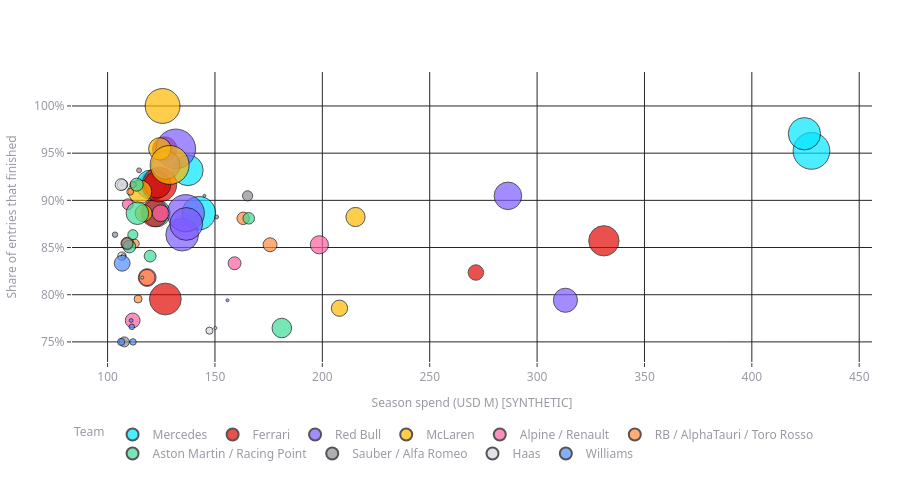

Notebook code cell kept with this figure:
### Markdown cell above
### Spend vs reliability

### Code cell
result = bivariate.spend_vs_reliability(ts)
result.fig.show()

### Figure 1 — Plotly figure (JSON) as saved in the notebook; plotly's stock layout.template omitted (floating-point values rounded to 4 significant figures)
{"data": [{"customdata": [["2019", 739.0, 739.0, "Mercedes"], ["2020", 573.0, 573.0, "Mercedes"], ["2021", 613.5, 613.5, "Mercedes"], ["2022", 515.0, 515.0, "Mercedes"], ["2023", 409.0, 409.0, "Mercedes"], ["2024", 468.0, 468.0, "Mercedes"], ["2025", 469.0, 469.0, "Mercedes"]], "hovertemplate": "<b>%{hovertext}</b><br><br>Season spend (USD M) [SYNTHETIC]=%{x}<br>Share of entries that finished=%{y}<br>Season=%{customdata[0]}<br>Points=%{customdata[1]}<extra></extra>", "hovertext": ["Mercedes", "Mercedes", "Mercedes", "Mercedes", "Mercedes", "Mercedes", "Mercedes"], "legendgroup": "Mercedes", "marker": {"color": "#00E5FF", "size": [739.0, 573.0, 613.5, 515.0, 409.0, 468.0, 469.0], "sizemode": "area", "sizeref": 1.097, "symbol": "circle"}, "mode": "markers", "name": "Mercedes", "orientation": "v", "showlegend": true, "type": "scatter", "x": [427.8, 424.5, 142.5, 137.4, 122.8, 121.7, 120.2], "xaxis": "x", "y": [0.9524, 0.9706, 0.8864, 0.9318, 0.8864, 0.9167, 0.9167], "yaxis": "y"}, {"customdata": [["2019", 504.0, 504.0, "Ferrari"], ["2020", 131.0, 131.0, "Ferrari"], ["2021", 323.5, 323.5, "Ferrari"], ["2022", 554.0, 554.0, "Ferrari"], ["2023", 406.0, 406.0, "Ferrari"], ["2024", 652.0, 652.0, "Ferrari"], ["2025", 398.0, 398.0, "Ferrari"]], "hovertemplate": "<b>%{hovertext}</b><br><br>Season spend (USD M) [SYNTHETIC]=%{x}<br>Share of entries that finished=%{y}<br>Season=%{customdata[0]}<br>Points=%{customdata[1]}<extra></extra>", "hovertext": ["Ferrari", "Ferrari", "Ferrari", "Ferrari", "Ferrari", "Ferrari", "Ferrari"], "legendgroup": "Ferrari", "marker": {"color": "#E10600", "size": [504.0, 131.0, 323.5, 554.0, 406.0, 652.0, 398.0], "sizemode": "area", "sizeref": 1.097, "symbol": "circle"}, "mode": "markers", "name": "Ferrari", "orientation": "v", "showlegend": true, "type": "scatter", "x": [331.1, 271.5, 126.6, 126.9, 121.9, 124.1, 123.2], "xaxis": "x", "y": [0.8571, 0.8235, 0.9545, 0.7955, 0.8864, 0.9167, 0.9167], "yaxis": "y"}, {"customdata": [["2019", 417.0, 417.0, "Red Bull"], ["2020", 319.0, 319.0, "Red Bull"], ["2021", 585.5, 585.5, "Red Bull"], ["2022", 759.0, 759.0, "Red Bull"], ["2023", 860.0, 860.0, "Red Bull"], ["2024", 589.0, 589.0, "Red Bull"], ["2025", 451.0, 451.0, "Red Bull"]], "hovertemplate": "<b>%{hovertext}</b><br><br>Season spend (USD M) [SYNTHETIC]=%{x}<br>Share of entries that finished=%{y}<br>Season=%{customdata[0]}<br>Points=%{customdata[1]}<extra></extra>", "hovertext": ["Red Bull", "Red Bull", "Red Bull", "Red Bull", "Red Bull", "Red Bull", "Red Bull"], "legendgroup": "Red Bull", "marker": {"color": "#7C5CFF", "size": [417.0, 319.0, 585.5, 759.0, 860.0, 589.0, 451.0], "sizemode": "area", "sizeref": 1.097, "symbol": "circle"}, "mode": "markers", "name": "Red Bull", "orientation": "v", "showlegend": true, "type": "scatter", "x": [286.4, 313.2, 134.7, 136.4, 131.8, 136.6, 127.0], "xaxis": "x", "y": [0.9048, 0.7941, 0.8636, 0.8864, 0.9545, 0.875, 0.9375], "yaxis": "y"}, {"customdata": [["2019", 145.0, 145.0, "McLaren"], ["2020", 202.0, 202.0, "McLaren"], ["2021", 275.0, 275.0, "McLaren"], ["2022", 159.0, 159.0, "McLaren"], ["2023", 302.0, 302.0, "McLaren"], ["2024", 666.0, 666.0, "McLaren"], ["2025", 833.0, 833.0, "McLaren"]], "hovertemplate": "<b>%{hovertext}</b><br><br>Season spend (USD M) [SYNTHETIC]=%{x}<br>Share of entries that finished=%{y}<br>Season=%{customdata[0]}<br>Points=%{customdata[1]}<extra></extra>", "hovertext": ["McLaren", "McLaren", "McLaren", "McLaren", "McLaren", "McLaren", "McLaren"], "legendgroup": "McLaren", "marker": {"color": "#FFB800", "size": [145.0, 202.0, 275.0, 159.0, 302.0, 666.0, 833.0], "sizemode": "area", "sizeref": 1.097, "symbol": "circle"}, "mode": "markers", "name": "McLaren", "orientation": "v", "showlegend": true, "type": "scatter", "x": [208.0, 215.5, 124.3, 116.8, 115.1, 125.6, 128.9], "xaxis": "x", "y": [0.7857, 0.8824, 0.9545, 0.8864, 0.9091, 1.0, 0.9375], "yaxis": "y"}, {"customdata": [["2019", 91.0, 91.0, "Alpine / Renault"], ["2020", 181.0, 181.0, "Alpine / Renault"], ["2021", 155.0, 155.0, "Alpine / Renault"], ["2022", 173.0, 173.0, "Alpine / Renault"], ["2023", 120.0, 120.0, "Alpine / Renault"], ["2024", 65.0, 65.0, "Alpine / Renault"], ["2025", 22.0, 22.0, "Alpine / Renault"]], "hovertemplate": "<b>%{hovertext}</b><br><br>Season spend (USD M) [SYNTHETIC]=%{x}<br>Share of entries that finished=%{y}<br>Season=%{customdata[0]}<br>Points=%{customdata[1]}<extra></extra>", "hovertext": ["Renault", "Renault", "Alpine F1 Team", "Alpine F1 Team", "Alpine F1 Team", "Alpine F1 Team", "Alpine F1 Team"], "legendgroup": "Alpine / Renault", "marker": {"color": "#FF5FA2", "size": [91.0, 181.0, 155.0, 173.0, 120.0, 65.0, 22.0], "sizemode": "area", "sizeref": 1.097, "symbol": "circle"}, "mode": "markers", "name": "Alpine / Renault", "orientation": "v", "showlegend": true, "type": "scatter", "x": [159.1, 198.6, 124.7, 118.5, 111.7, 109.4, 111.9], "xaxis": "x", "y": [0.8333, 0.8529, 0.8864, 0.8182, 0.7727, 0.8958, 0.9167], "yaxis": "y"}, {"customdata": [["2019", 85.0, 85.0, "RB / AlphaTauri / Toro Rosso"], ["2020", 107.0, 107.0, "RB / AlphaTauri / Toro Rosso"], ["2021", 142.0, 142.0, "RB / AlphaTauri / Toro Rosso"], ["2022", 35.0, 35.0, "RB / AlphaTauri / Toro Rosso"], ["2023", 25.0, 25.0, "RB / AlphaTauri / Toro Rosso"], ["2024", 46.0, 46.0, "RB / AlphaTauri / Toro Rosso"], ["2025", 92.0, 92.0, "RB / AlphaTauri / Toro Rosso"]], "hovertemplate": "<b>%{hovertext}</b><br><br>Season spend (USD M) [SYNTHETIC]=%{x}<br>Share of entries that finished=%{y}<br>Season=%{customdata[0]}<br>Points=%{customdata[1]}<extra></extra>", "hovertext": ["Toro Rosso", "AlphaTauri", "AlphaTauri", "AlphaTauri", "AlphaTauri", "RB F1 Team", "RB F1 Team"], "legendgroup": "RB / AlphaTauri / Toro Rosso", "marker": {"color": "#FF8A3D", "size": [85.0, 107.0, 142.0, 35.0, 25.0, 46.0, 92.0], "sizemode": "area", "sizeref": 1.097, "symbol": "circle"}, "mode": "markers", "name": "RB / AlphaTauri / Toro Rosso", "orientation": "v", "showlegend": true, "type": "scatter", "x": [163.1, 175.7, 118.3, 114.2, 110.5, 112.6, 109.2], "xaxis": "x", "y": [0.881, 0.8529, 0.8182, 0.7955, 0.9091, 0.8542, 0.8542], "yaxis": "y"}, {"customdata": [["2019", 73.0, 73.0, "Aston Martin / Racing Point"], ["2020", 210.0, 210.0, "Aston Martin / Racing Point"], ["2021", 77.0, 77.0, "Aston Martin / Racing Point"], ["2022", 55.0, 55.0, "Aston Martin / Racing Point"], ["2023", 280.0, 280.0, "Aston Martin / Racing Point"], ["2024", 94.0, 94.0, "Aston Martin / Racing Point"], ["2025", 89.0, 89.0, "Aston Martin / Racing Point"]], "hovertemplate": "<b>%{hovertext}</b><br><br>Season spend (USD M) [SYNTHETIC]=%{x}<br>Share of entries that finished=%{y}<br>Season=%{customdata[0]}<br>Points=%{customdata[1]}<extra></extra>", "hovertext": ["Racing Point", "Racing Point", "Aston Martin", "Aston Martin", "Aston Martin", "Aston Martin", "Aston Martin"], "legendgroup": "Aston Martin / Racing Point", "marker": {"color": "#3DDC97", "size": [73.0, 210.0, 77.0, 55.0, 280.0, 94.0, 89.0], "sizemode": "area", "sizeref": 1.097, "symbol": "circle"}, "mode": "markers", "name": "Aston Martin / Racing Point", "orientation": "v", "showlegend": true, "type": "scatter", "x": [165.7, 181.1, 119.8, 111.8, 113.9, 113.6, 110.1], "xaxis": "x", "y": [0.881, 0.7647, 0.8409, 0.8636, 0.8864, 0.9167, 0.8511], "yaxis": "y"}, {"customdata": [["2019", 57.0, 57.0, "Sauber / Alfa Romeo"], ["2020", 8.0, 8.0, "Sauber / Alfa Romeo"], ["2021", 13.0, 13.0, "Sauber / Alfa Romeo"], ["2022", 55.0, 55.0, "Sauber / Alfa Romeo"], ["2023", 16.0, 16.0, "Sauber / Alfa Romeo"], ["2024", 4.0, 5.0, "Sauber / Alfa Romeo"], ["2025", 70.0, 70.0, "Sauber / Alfa Romeo"]], "hovertemplate": "<b>%{hovertext}</b><br><br>Season spend (USD M) [SYNTHETIC]=%{x}<br>Share of entries that finished=%{y}<br>Season=%{customdata[0]}<br>Points=%{customdata[1]}<extra></extra>", "hovertext": ["Alfa Romeo", "Alfa Romeo", "Alfa Romeo", "Alfa Romeo", "Alfa Romeo", "Sauber", "Sauber"], "legendgroup": "Sauber / Alfa Romeo", "marker": {"color": "#8A8D93", "size": [57.0, 8.0, 13.0, 55.0, 16.0, 5.0, 70.0], "sizemode": "area", "sizeref": 1.097, "symbol": "circle"}, "mode": "markers", "name": "Sauber / Alfa Romeo", "orientation": "v", "showlegend": true, "type": "scatter", "x": [165.2, 150.8, 114.7, 107.8, 103.5, 106.7, 109.2], "xaxis": "x", "y": [0.9048, 0.8824, 0.9318, 0.75, 0.8636, 0.9167, 0.8542], "yaxis": "y"}, {"customdata": [["2019", 28.0, 28.0, "Haas"], ["2020", 3.0, 5.0, "Haas"], ["2021", 0.0, 5.0, "Haas"], ["2022", 37.0, 37.0, "Haas"], ["2023", 12.0, 12.0, "Haas"], ["2024", 58.0, 58.0, "Haas"], ["2025", 79.0, 79.0, "Haas"]], "hovertemplate": "<b>%{hovertext}</b><br><br>Season spend (USD M) [SYNTHETIC]=%{x}<br>Share of entries that finished=%{y}<br>Season=%{customdata[0]}<br>Points=%{customdata[1]}<extra></extra>", "hovertext": ["Haas F1 Team", "Haas F1 Team", "Haas F1 Team", "Haas F1 Team", "Haas F1 Team", "Haas F1 Team", "Haas F1 Team"], "legendgroup": "Haas", "marker": {"color": "#D5D8DF", "size": [28.0, 5.0, 5.0, 37.0, 12.0, 58.0, 79.0], "sizemode": "area", "sizeref": 1.097, "symbol": "circle"}, "mode": "markers", "name": "Haas", "orientation": "v", "showlegend": true, "type": "scatter", "x": [147.4, 150.2, 116.1, 106.7, 107.4, 107.0, 106.3], "xaxis": "x", "y": [0.7619, 0.7647, 0.8182, 0.8409, 0.8409, 0.9167, 0.9167], "yaxis": "y"}, {"customdata": [["2019", 1.0, 5.0, "Williams"], ["2020", 0.0, 5.0, "Williams"], ["2021", 23.0, 23.0, "Williams"], ["2022", 8.0, 8.0, "Williams"], ["2023", 28.0, 28.0, "Williams"], ["2024", 17.0, 17.0, "Williams"], ["2025", 137.0, 137.0, "Williams"]], "hovertemplate": "<b>%{hovertext}</b><br><br>Season spend (USD M) [SYNTHETIC]=%{x}<br>Share of entries that finished=%{y}<br>Season=%{customdata[0]}<br>Points=%{customdata[1]}<extra></extra>", "hovertext": ["Williams", "Williams", "Williams", "Williams", "Williams", "Williams", "Williams"], "legendgroup": "Williams", "marker": {"color": "#4D8DFF", "size": [5.0, 5.0, 23.0, 8.0, 28.0, 17.0, 137.0], "sizemode": "area", "sizeref": 1.097, "symbol": "circle"}, "mode": "markers", "name": "Williams", "orientation": "v", "showlegend": true, "type": "scatter", "x": [145.1, 155.8, 111.8, 111.0, 106.3, 111.3, 106.8], "xaxis": "x", "y": [0.9048, 0.7941, 0.75, 0.7727, 0.75, 0.766, 0.8333], "yaxis": "y"}], "layout": {"height": 480, "legend": {"itemsizing": "constant", "title": {"text": "Team"}, "tracegroupgap": 0}, "showlegend": true, "title": {"text": "SPEND VS RELIABILITY"}, "xaxis": {"anchor": "y", "domain": [0.0, 1.0], "title": {"text": "Season spend (USD M) [SYNTHETIC]"}}, "yaxis": {"anchor": "x", "domain": [0.0, 1.0], "tickformat": ".0%", "title": {"text": "Share of entries that finished"}}}}
